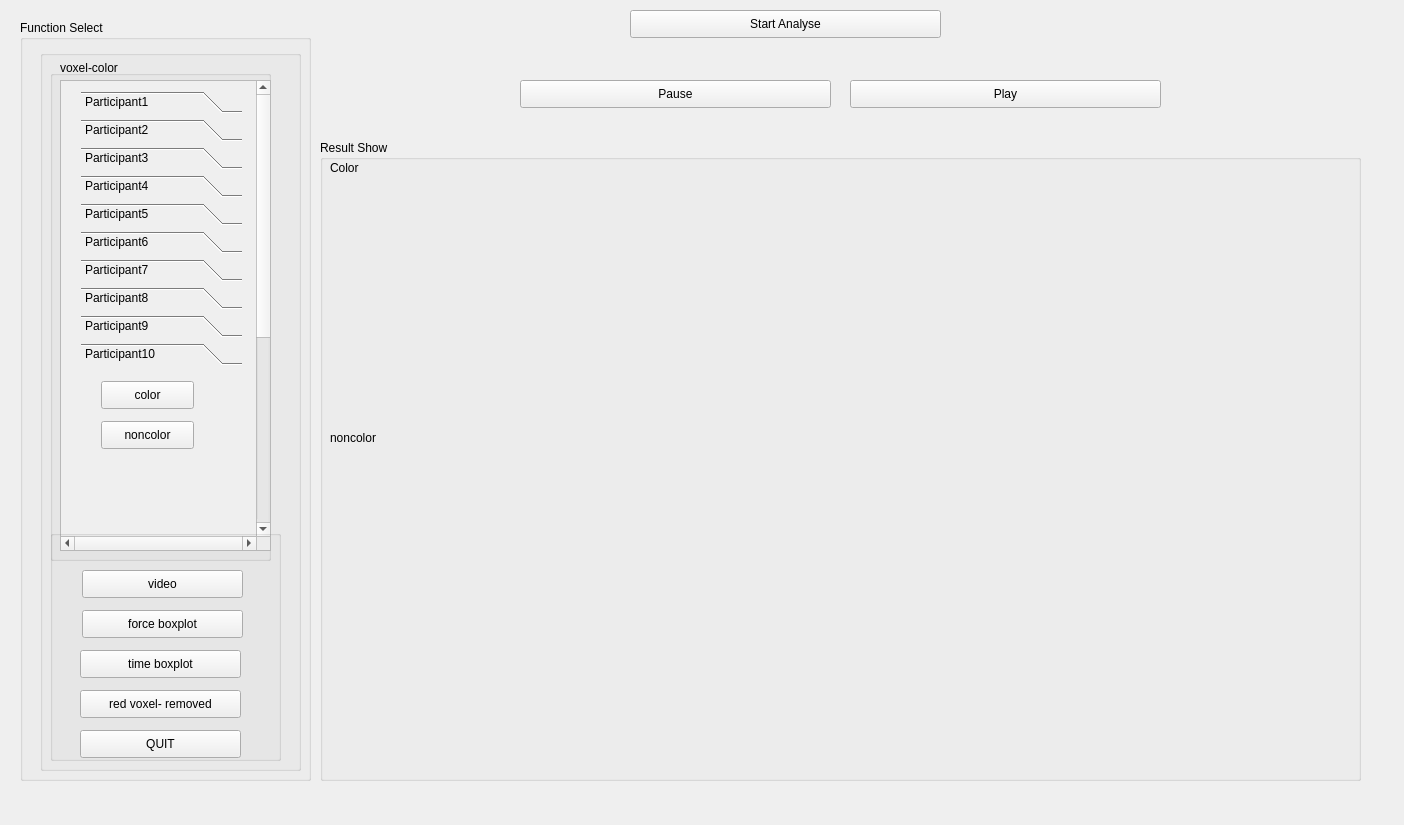
<?xml version="1.0" encoding="UTF-8"?>
<ui version="4.0">
 <class>widget</class>
 <widget class="QWidget" name="widget">
  <property name="geometry">
   <rect>
    <x>0</x>
    <y>0</y>
    <width>1404</width>
    <height>825</height>
   </rect>
  </property>
  <property name="windowTitle">
   <string>Form</string>
  </property>
  <widget class="QGroupBox" name="groupBox">
   <property name="geometry">
    <rect>
     <x>320</x>
     <y>140</y>
     <width>1041</width>
     <height>641</height>
    </rect>
   </property>
   <property name="title">
    <string>Result Show</string>
   </property>
   <widget class="QLabel" name="color_1">
    <property name="geometry">
     <rect>
      <x>10</x>
      <y>40</y>
      <width>181</width>
      <height>151</height>
     </rect>
    </property>
    <property name="text">
     <string/>
    </property>
   </widget>
   <widget class="QLabel" name="color_2">
    <property name="geometry">
     <rect>
      <x>210</x>
      <y>40</y>
      <width>181</width>
      <height>151</height>
     </rect>
    </property>
    <property name="text">
     <string/>
    </property>
   </widget>
   <widget class="QLabel" name="color_3">
    <property name="geometry">
     <rect>
      <x>450</x>
      <y>40</y>
      <width>181</width>
      <height>151</height>
     </rect>
    </property>
    <property name="text">
     <string/>
    </property>
   </widget>
   <widget class="QLabel" name="color_4">
    <property name="geometry">
     <rect>
      <x>650</x>
      <y>40</y>
      <width>181</width>
      <height>151</height>
     </rect>
    </property>
    <property name="text">
     <string/>
    </property>
   </widget>
   <widget class="QLabel" name="color_5">
    <property name="geometry">
     <rect>
      <x>850</x>
      <y>40</y>
      <width>181</width>
      <height>151</height>
     </rect>
    </property>
    <property name="text">
     <string/>
    </property>
   </widget>
   <widget class="QLabel" name="nocolor_4">
    <property name="geometry">
     <rect>
      <x>650</x>
      <y>320</y>
      <width>181</width>
      <height>151</height>
     </rect>
    </property>
    <property name="text">
     <string/>
    </property>
   </widget>
   <widget class="QLabel" name="nocolor_3">
    <property name="geometry">
     <rect>
      <x>450</x>
      <y>320</y>
      <width>181</width>
      <height>151</height>
     </rect>
    </property>
    <property name="text">
     <string/>
    </property>
   </widget>
   <widget class="QLabel" name="nocolor_1">
    <property name="geometry">
     <rect>
      <x>10</x>
      <y>320</y>
      <width>181</width>
      <height>151</height>
     </rect>
    </property>
    <property name="text">
     <string/>
    </property>
   </widget>
   <widget class="QLabel" name="nocolor_2">
    <property name="geometry">
     <rect>
      <x>210</x>
      <y>320</y>
      <width>181</width>
      <height>151</height>
     </rect>
    </property>
    <property name="text">
     <string/>
    </property>
   </widget>
   <widget class="QLabel" name="nocolor_5">
    <property name="geometry">
     <rect>
      <x>850</x>
      <y>320</y>
      <width>181</width>
      <height>151</height>
     </rect>
    </property>
    <property name="text">
     <string/>
    </property>
   </widget>
   <widget class="QLabel" name="color_txt_1">
    <property name="geometry">
     <rect>
      <x>60</x>
      <y>200</y>
      <width>72</width>
      <height>15</height>
     </rect>
    </property>
    <property name="text">
     <string/>
    </property>
   </widget>
   <widget class="QLabel" name="color_txt_2">
    <property name="geometry">
     <rect>
      <x>250</x>
      <y>200</y>
      <width>72</width>
      <height>15</height>
     </rect>
    </property>
    <property name="text">
     <string/>
    </property>
   </widget>
   <widget class="QLabel" name="color_txt_3">
    <property name="geometry">
     <rect>
      <x>520</x>
      <y>200</y>
      <width>72</width>
      <height>15</height>
     </rect>
    </property>
    <property name="text">
     <string/>
    </property>
   </widget>
   <widget class="QLabel" name="color_txt_4">
    <property name="geometry">
     <rect>
      <x>720</x>
      <y>200</y>
      <width>72</width>
      <height>15</height>
     </rect>
    </property>
    <property name="text">
     <string/>
    </property>
   </widget>
   <widget class="QLabel" name="color_txt_5">
    <property name="geometry">
     <rect>
      <x>920</x>
      <y>200</y>
      <width>72</width>
      <height>15</height>
     </rect>
    </property>
    <property name="text">
     <string/>
    </property>
   </widget>
   <widget class="QLabel" name="nocolor_txt_4">
    <property name="geometry">
     <rect>
      <x>730</x>
      <y>520</y>
      <width>72</width>
      <height>15</height>
     </rect>
    </property>
    <property name="text">
     <string/>
    </property>
   </widget>
   <widget class="QLabel" name="nocolor_txt_1">
    <property name="geometry">
     <rect>
      <x>70</x>
      <y>520</y>
      <width>72</width>
      <height>15</height>
     </rect>
    </property>
    <property name="text">
     <string/>
    </property>
   </widget>
   <widget class="QLabel" name="nocolor_txt_3">
    <property name="geometry">
     <rect>
      <x>530</x>
      <y>520</y>
      <width>72</width>
      <height>15</height>
     </rect>
    </property>
    <property name="text">
     <string/>
    </property>
   </widget>
   <widget class="QLabel" name="nocolor_txt_5">
    <property name="geometry">
     <rect>
      <x>930</x>
      <y>520</y>
      <width>72</width>
      <height>15</height>
     </rect>
    </property>
    <property name="text">
     <string/>
    </property>
   </widget>
   <widget class="QLabel" name="nocolor_txt_2">
    <property name="geometry">
     <rect>
      <x>260</x>
      <y>520</y>
      <width>72</width>
      <height>15</height>
     </rect>
    </property>
    <property name="text">
     <string/>
    </property>
   </widget>
   <widget class="QLabel" name="video">
    <property name="geometry">
     <rect>
      <x>10</x>
      <y>20</y>
      <width>1001</width>
      <height>541</height>
     </rect>
    </property>
    <property name="text">
     <string/>
    </property>
   </widget>
   <widget class="QLabel" name="label">
    <property name="geometry">
     <rect>
      <x>10</x>
      <y>20</y>
      <width>72</width>
      <height>15</height>
     </rect>
    </property>
    <property name="text">
     <string>Color</string>
    </property>
   </widget>
   <widget class="QLabel" name="label_2">
    <property name="geometry">
     <rect>
      <x>10</x>
      <y>290</y>
      <width>72</width>
      <height>15</height>
     </rect>
    </property>
    <property name="text">
     <string>noncolor</string>
    </property>
   </widget>
  </widget>
  <widget class="QGroupBox" name="groupBox_2">
   <property name="geometry">
    <rect>
     <x>20</x>
     <y>20</y>
     <width>291</width>
     <height>761</height>
    </rect>
   </property>
   <property name="title">
    <string>Function Select</string>
   </property>
   <widget class="QWidget" name="verticalLayoutWidget">
    <property name="geometry">
     <rect>
      <x>20</x>
      <y>30</y>
      <width>261</width>
      <height>721</height>
     </rect>
    </property>
    <layout class="QVBoxLayout" name="verticalLayout">
     <item>
      <widget class="QGroupBox" name="groupBox_3">
       <property name="title">
        <string/>
       </property>
       <widget class="QGroupBox" name="groupBox_4">
        <property name="geometry">
         <rect>
          <x>10</x>
          <y>20</y>
          <width>221</width>
          <height>491</height>
         </rect>
        </property>
        <property name="title">
         <string/>
        </property>
        <widget class="QScrollArea" name="scrollArea">
         <property name="geometry">
          <rect>
           <x>10</x>
           <y>10</y>
           <width>211</width>
           <height>471</height>
          </rect>
         </property>
         <property name="verticalScrollBarPolicy">
          <enum>Qt::ScrollBarAlwaysOn</enum>
         </property>
         <property name="horizontalScrollBarPolicy">
          <enum>Qt::ScrollBarAlwaysOn</enum>
         </property>
         <property name="widgetResizable">
          <bool>false</bool>
         </property>
         <widget class="QWidget" name="scrollAreaWidgetContents">
          <property name="geometry">
           <rect>
            <x>0</x>
            <y>0</y>
            <width>188</width>
            <height>800</height>
           </rect>
          </property>
          <property name="acceptDrops">
           <bool>false</bool>
          </property>
          <property name="layoutDirection">
           <enum>Qt::LeftToRight</enum>
          </property>
          <widget class="QToolBox" name="toolBox">
           <property name="geometry">
            <rect>
             <x>20</x>
             <y>10</y>
             <width>161</width>
             <height>391</height>
            </rect>
           </property>
           <property name="currentIndex">
            <number>9</number>
           </property>
           <widget class="QWidget" name="Page_1">
            <property name="geometry">
             <rect>
              <x>0</x>
              <y>0</y>
              <width>161</width>
              <height>91</height>
             </rect>
            </property>
            <attribute name="label">
             <string>Participant1</string>
            </attribute>
            <widget class="QPushButton" name="pushButton_color_1">
             <property name="geometry">
              <rect>
               <x>10</x>
               <y>10</y>
               <width>93</width>
               <height>28</height>
              </rect>
             </property>
             <property name="text">
              <string>color</string>
             </property>
            </widget>
            <widget class="QPushButton" name="pushButton_nocolor_1">
             <property name="geometry">
              <rect>
               <x>10</x>
               <y>50</y>
               <width>93</width>
               <height>28</height>
              </rect>
             </property>
             <property name="text">
              <string>noncolor</string>
             </property>
            </widget>
           </widget>
           <widget class="QWidget" name="page_2">
            <property name="geometry">
             <rect>
              <x>0</x>
              <y>0</y>
              <width>161</width>
              <height>91</height>
             </rect>
            </property>
            <attribute name="label">
             <string>Participant2</string>
            </attribute>
            <widget class="QPushButton" name="pushButton_nocolor_2">
             <property name="geometry">
              <rect>
               <x>20</x>
               <y>50</y>
               <width>93</width>
               <height>28</height>
              </rect>
             </property>
             <property name="text">
              <string>noncolor</string>
             </property>
            </widget>
            <widget class="QPushButton" name="pushButton_color_2">
             <property name="geometry">
              <rect>
               <x>20</x>
               <y>10</y>
               <width>93</width>
               <height>28</height>
              </rect>
             </property>
             <property name="text">
              <string>color</string>
             </property>
            </widget>
           </widget>
           <widget class="QWidget" name="page_3">
            <property name="geometry">
             <rect>
              <x>0</x>
              <y>0</y>
              <width>161</width>
              <height>91</height>
             </rect>
            </property>
            <attribute name="label">
             <string>Participant3</string>
            </attribute>
            <widget class="QPushButton" name="pushButton_nocolor_3">
             <property name="geometry">
              <rect>
               <x>20</x>
               <y>50</y>
               <width>93</width>
               <height>28</height>
              </rect>
             </property>
             <property name="text">
              <string>noncolor</string>
             </property>
            </widget>
            <widget class="QPushButton" name="pushButton_color_3">
             <property name="geometry">
              <rect>
               <x>20</x>
               <y>10</y>
               <width>93</width>
               <height>28</height>
              </rect>
             </property>
             <property name="text">
              <string>color</string>
             </property>
            </widget>
           </widget>
           <widget class="QWidget" name="page_4">
            <property name="geometry">
             <rect>
              <x>0</x>
              <y>0</y>
              <width>161</width>
              <height>91</height>
             </rect>
            </property>
            <attribute name="label">
             <string>Participant4</string>
            </attribute>
            <widget class="QPushButton" name="pushButton_nocolor_4">
             <property name="geometry">
              <rect>
               <x>20</x>
               <y>50</y>
               <width>93</width>
               <height>28</height>
              </rect>
             </property>
             <property name="text">
              <string>noncolor</string>
             </property>
            </widget>
            <widget class="QPushButton" name="pushButton_color_4">
             <property name="geometry">
              <rect>
               <x>20</x>
               <y>10</y>
               <width>93</width>
               <height>28</height>
              </rect>
             </property>
             <property name="text">
              <string>color</string>
             </property>
            </widget>
           </widget>
           <widget class="QWidget" name="page_5">
            <property name="geometry">
             <rect>
              <x>0</x>
              <y>0</y>
              <width>161</width>
              <height>91</height>
             </rect>
            </property>
            <attribute name="label">
             <string>Participant5</string>
            </attribute>
            <widget class="QPushButton" name="pushButton_color_5">
             <property name="geometry">
              <rect>
               <x>20</x>
               <y>10</y>
               <width>93</width>
               <height>28</height>
              </rect>
             </property>
             <property name="text">
              <string>color</string>
             </property>
            </widget>
            <widget class="QPushButton" name="pushButton_nocolor_5">
             <property name="geometry">
              <rect>
               <x>20</x>
               <y>50</y>
               <width>93</width>
               <height>28</height>
              </rect>
             </property>
             <property name="text">
              <string>noncolor</string>
             </property>
            </widget>
           </widget>
           <widget class="QWidget" name="page_6">
            <property name="geometry">
             <rect>
              <x>0</x>
              <y>0</y>
              <width>161</width>
              <height>91</height>
             </rect>
            </property>
            <attribute name="label">
             <string>Participant6</string>
            </attribute>
            <widget class="QPushButton" name="pushButton_color_6">
             <property name="geometry">
              <rect>
               <x>20</x>
               <y>10</y>
               <width>93</width>
               <height>28</height>
              </rect>
             </property>
             <property name="text">
              <string>color</string>
             </property>
            </widget>
            <widget class="QPushButton" name="pushButton_nocolor_6">
             <property name="geometry">
              <rect>
               <x>20</x>
               <y>50</y>
               <width>93</width>
               <height>28</height>
              </rect>
             </property>
             <property name="text">
              <string>noncolor</string>
             </property>
            </widget>
           </widget>
           <widget class="QWidget" name="page_7">
            <property name="geometry">
             <rect>
              <x>0</x>
              <y>0</y>
              <width>161</width>
              <height>91</height>
             </rect>
            </property>
            <attribute name="label">
             <string>Participant7</string>
            </attribute>
            <widget class="QPushButton" name="pushButton_color_7">
             <property name="geometry">
              <rect>
               <x>20</x>
               <y>10</y>
               <width>93</width>
               <height>28</height>
              </rect>
             </property>
             <property name="text">
              <string>color</string>
             </property>
            </widget>
            <widget class="QPushButton" name="pushButton_nocolor_7">
             <property name="geometry">
              <rect>
               <x>20</x>
               <y>50</y>
               <width>93</width>
               <height>28</height>
              </rect>
             </property>
             <property name="text">
              <string>noncolor</string>
             </property>
            </widget>
           </widget>
           <widget class="QWidget" name="page_8">
            <property name="geometry">
             <rect>
              <x>0</x>
              <y>0</y>
              <width>161</width>
              <height>91</height>
             </rect>
            </property>
            <attribute name="label">
             <string>Participant8</string>
            </attribute>
            <widget class="QPushButton" name="pushButton_color_8">
             <property name="geometry">
              <rect>
               <x>20</x>
               <y>10</y>
               <width>93</width>
               <height>28</height>
              </rect>
             </property>
             <property name="text">
              <string>color</string>
             </property>
            </widget>
            <widget class="QPushButton" name="pushButton_nocolor_8">
             <property name="geometry">
              <rect>
               <x>20</x>
               <y>50</y>
               <width>93</width>
               <height>28</height>
              </rect>
             </property>
             <property name="text">
              <string>noncolor</string>
             </property>
            </widget>
           </widget>
           <widget class="QWidget" name="page_9">
            <property name="geometry">
             <rect>
              <x>0</x>
              <y>0</y>
              <width>161</width>
              <height>91</height>
             </rect>
            </property>
            <attribute name="label">
             <string>Participant9</string>
            </attribute>
            <widget class="QPushButton" name="pushButton_color_9">
             <property name="geometry">
              <rect>
               <x>20</x>
               <y>0</y>
               <width>93</width>
               <height>28</height>
              </rect>
             </property>
             <property name="text">
              <string>color</string>
             </property>
            </widget>
            <widget class="QPushButton" name="pushButton_nocolor_9">
             <property name="geometry">
              <rect>
               <x>20</x>
               <y>40</y>
               <width>93</width>
               <height>28</height>
              </rect>
             </property>
             <property name="text">
              <string>noncolor</string>
             </property>
            </widget>
           </widget>
           <widget class="QWidget" name="page_10">
            <property name="geometry">
             <rect>
              <x>0</x>
              <y>0</y>
              <width>161</width>
              <height>91</height>
             </rect>
            </property>
            <attribute name="label">
             <string>Participant10</string>
            </attribute>
            <widget class="QPushButton" name="pushButton_color_10">
             <property name="geometry">
              <rect>
               <x>20</x>
               <y>10</y>
               <width>93</width>
               <height>28</height>
              </rect>
             </property>
             <property name="text">
              <string>color</string>
             </property>
            </widget>
            <widget class="QPushButton" name="pushButton_nocolor_10">
             <property name="geometry">
              <rect>
               <x>20</x>
               <y>50</y>
               <width>93</width>
               <height>28</height>
              </rect>
             </property>
             <property name="text">
              <string>noncolor</string>
             </property>
            </widget>
           </widget>
          </widget>
         </widget>
        </widget>
       </widget>
       <widget class="QGroupBox" name="groupBox_5">
        <property name="geometry">
         <rect>
          <x>10</x>
          <y>480</y>
          <width>231</width>
          <height>231</height>
         </rect>
        </property>
        <property name="title">
         <string/>
        </property>
        <widget class="QPushButton" name="pushButton_boxplot_force">
         <property name="geometry">
          <rect>
           <x>32</x>
           <y>80</y>
           <width>161</width>
           <height>28</height>
          </rect>
         </property>
         <property name="text">
          <string>force boxplot</string>
         </property>
        </widget>
        <widget class="QPushButton" name="pushButton_red">
         <property name="geometry">
          <rect>
           <x>30</x>
           <y>160</y>
           <width>161</width>
           <height>28</height>
          </rect>
         </property>
         <property name="text">
          <string>red voxel- removed</string>
         </property>
        </widget>
        <widget class="QPushButton" name="pushButton_video">
         <property name="geometry">
          <rect>
           <x>32</x>
           <y>40</y>
           <width>161</width>
           <height>28</height>
          </rect>
         </property>
         <property name="text">
          <string>video</string>
         </property>
        </widget>
        <widget class="QPushButton" name="pushButton_quit">
         <property name="geometry">
          <rect>
           <x>30</x>
           <y>200</y>
           <width>161</width>
           <height>28</height>
          </rect>
         </property>
         <property name="text">
          <string>QUIT</string>
         </property>
        </widget>
        <widget class="QPushButton" name="pushButton_boxplot_time">
         <property name="geometry">
          <rect>
           <x>30</x>
           <y>120</y>
           <width>161</width>
           <height>28</height>
          </rect>
         </property>
         <property name="text">
          <string>time boxplot</string>
         </property>
        </widget>
       </widget>
       <widget class="QLabel" name="label_3">
        <property name="geometry">
         <rect>
          <x>20</x>
          <y>10</y>
          <width>101</width>
          <height>16</height>
         </rect>
        </property>
        <property name="text">
         <string>voxel-color</string>
        </property>
       </widget>
      </widget>
     </item>
    </layout>
   </widget>
  </widget>
  <widget class="QPushButton" name="pushButton_start">
   <property name="geometry">
    <rect>
     <x>630</x>
     <y>10</y>
     <width>311</width>
     <height>28</height>
    </rect>
   </property>
   <property name="text">
    <string>Start Analyse</string>
   </property>
  </widget>
  <widget class="QPushButton" name="pushButton_record">
   <property name="geometry">
    <rect>
     <x>520</x>
     <y>80</y>
     <width>311</width>
     <height>28</height>
    </rect>
   </property>
   <property name="text">
    <string>Pause</string>
   </property>
  </widget>
  <widget class="QPushButton" name="pushButton_play">
   <property name="geometry">
    <rect>
     <x>850</x>
     <y>80</y>
     <width>311</width>
     <height>28</height>
    </rect>
   </property>
   <property name="text">
    <string>Play</string>
   </property>
  </widget>
 </widget>
 <resources/>
 <connections/>
 <slots>
  <slot>click1()</slot>
  <slot>click2()</slot>
  <slot>click3()</slot>
 </slots>
</ui>
